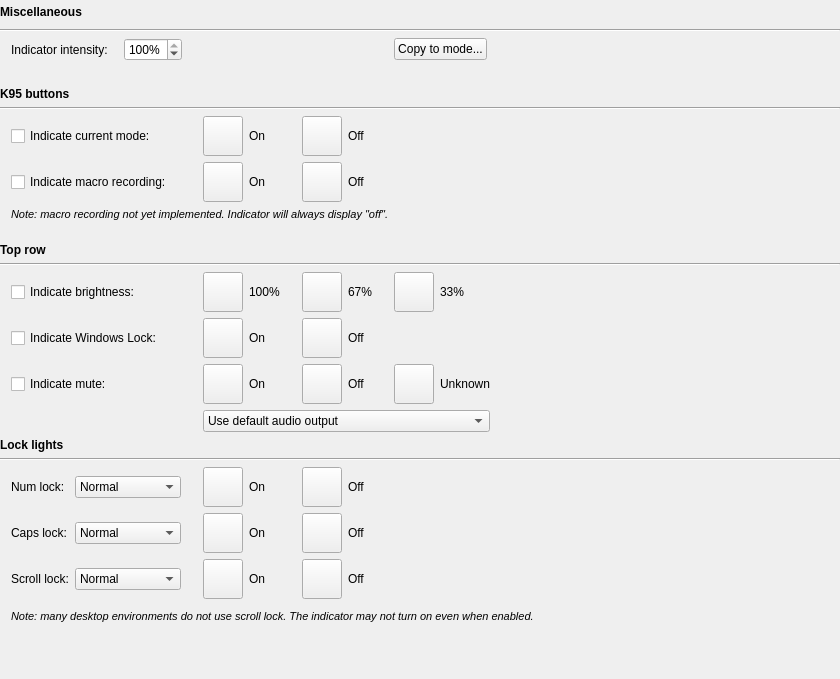
<?xml version="1.0" encoding="UTF-8"?>
<ui version="4.0">
 <class>KPerfWidget</class>
 <widget class="QWidget" name="KPerfWidget">
  <property name="geometry">
   <rect>
    <x>0</x>
    <y>0</y>
    <width>840</width>
    <height>679</height>
   </rect>
  </property>
  <property name="windowTitle">
   <string notr="true">Form</string>
  </property>
  <layout class="QGridLayout" name="gridLayout">
   <property name="leftMargin">
    <number>0</number>
   </property>
   <property name="topMargin">
    <number>0</number>
   </property>
   <property name="rightMargin">
    <number>0</number>
   </property>
   <property name="bottomMargin">
    <number>9</number>
   </property>
   <item row="22" column="5">
    <widget class="QLabel" name="label_20">
     <property name="text">
      <string>On</string>
     </property>
    </widget>
   </item>
   <item row="23" column="4">
    <widget class="ColorButton" name="scrollColorOn">
     <property name="sizePolicy">
      <sizepolicy hsizetype="Fixed" vsizetype="Fixed">
       <horstretch>0</horstretch>
       <verstretch>0</verstretch>
      </sizepolicy>
     </property>
     <property name="minimumSize">
      <size>
       <width>0</width>
       <height>40</height>
      </size>
     </property>
     <property name="maximumSize">
      <size>
       <width>16777215</width>
       <height>40</height>
      </size>
     </property>
     <property name="text">
      <string/>
     </property>
    </widget>
   </item>
   <item row="23" column="2">
    <widget class="QComboBox" name="scrollBox">
     <item>
      <property name="text">
       <string>Normal</string>
      </property>
     </item>
     <item>
      <property name="text">
       <string>Always on</string>
      </property>
     </item>
     <item>
      <property name="text">
       <string>Always off</string>
      </property>
     </item>
     <item>
      <property name="text">
       <string>RGB indicator</string>
      </property>
     </item>
     <item>
      <property name="text">
       <string>RGB + normal</string>
      </property>
     </item>
    </widget>
   </item>
   <item row="17" column="1" colspan="2">
    <widget class="QCheckBox" name="muteBox">
     <property name="text">
      <string>Indicate mute:</string>
     </property>
    </widget>
   </item>
   <item row="18" column="4" colspan="8">
    <widget class="QComboBox" name="muteDev">
     <item>
      <property name="text">
       <string>Use default audio output</string>
      </property>
     </item>
     <item>
       <property name="text">
        <string>Use default audio input</string>
       </property>
     </item>
    </widget>
   </item>
   <item row="2" column="0" colspan="13">
    <widget class="Line" name="line">
     <property name="orientation">
      <enum>Qt::Horizontal</enum>
     </property>
    </widget>
   </item>
   <item row="12" column="4">
    <widget class="QWidget" name="k95Spacer" native="true">
     <property name="sizePolicy">
      <sizepolicy hsizetype="Fixed" vsizetype="Fixed">
       <horstretch>0</horstretch>
       <verstretch>0</verstretch>
      </sizepolicy>
     </property>
     <property name="minimumSize">
      <size>
       <width>15</width>
       <height>10</height>
      </size>
     </property>
     <property name="maximumSize">
      <size>
       <width>15</width>
       <height>10</height>
      </size>
     </property>
    </widget>
   </item>
   <item row="17" column="3">
    <spacer name="horizontalSpacer_7">
     <property name="orientation">
      <enum>Qt::Horizontal</enum>
     </property>
     <property name="sizeType">
      <enum>QSizePolicy::Fixed</enum>
     </property>
     <property name="sizeHint" stdset="0">
      <size>
       <width>10</width>
       <height>20</height>
      </size>
     </property>
    </spacer>
   </item>
   <item row="23" column="5">
    <widget class="QLabel" name="label_21">
     <property name="text">
      <string>On</string>
     </property>
    </widget>
   </item>
   <item row="15" column="12">
    <spacer name="horizontalSpacer">
     <property name="orientation">
      <enum>Qt::Horizontal</enum>
     </property>
     <property name="sizeHint" stdset="0">
      <size>
       <width>40</width>
       <height>20</height>
      </size>
     </property>
    </spacer>
   </item>
   <item row="21" column="4">
    <widget class="ColorButton" name="numColorOn">
     <property name="sizePolicy">
      <sizepolicy hsizetype="Fixed" vsizetype="Fixed">
       <horstretch>0</horstretch>
       <verstretch>0</verstretch>
      </sizepolicy>
     </property>
     <property name="minimumSize">
      <size>
       <width>0</width>
       <height>40</height>
      </size>
     </property>
     <property name="maximumSize">
      <size>
       <width>16777215</width>
       <height>40</height>
      </size>
     </property>
     <property name="text">
      <string/>
     </property>
    </widget>
   </item>
   <item row="23" column="1">
    <widget class="QLabel" name="label_7">
     <property name="text">
      <string notr="true">Scroll lock:</string>
     </property>
    </widget>
   </item>
   <item row="21" column="8">
    <widget class="QLabel" name="label_22">
     <property name="text">
      <string>Off</string>
     </property>
    </widget>
   </item>
   <item row="17" column="4">
    <widget class="ColorButton" name="muteColorOn">
     <property name="sizePolicy">
      <sizepolicy hsizetype="Fixed" vsizetype="Fixed">
       <horstretch>0</horstretch>
       <verstretch>0</verstretch>
      </sizepolicy>
     </property>
     <property name="minimumSize">
      <size>
       <width>0</width>
       <height>40</height>
      </size>
     </property>
     <property name="maximumSize">
      <size>
       <width>16777215</width>
       <height>40</height>
      </size>
     </property>
     <property name="text">
      <string/>
     </property>
    </widget>
   </item>
   <item row="13" column="0" colspan="3">
    <widget class="QLabel" name="label_3">
     <property name="font">
      <font>
       <weight>75</weight>
       <bold>true</bold>
      </font>
     </property>
     <property name="text">
      <string>Top row</string>
     </property>
    </widget>
   </item>
   <item row="22" column="4">
    <widget class="ColorButton" name="capsColorOn">
     <property name="sizePolicy">
      <sizepolicy hsizetype="Fixed" vsizetype="Fixed">
       <horstretch>0</horstretch>
       <verstretch>0</verstretch>
      </sizepolicy>
     </property>
     <property name="minimumSize">
      <size>
       <width>0</width>
       <height>40</height>
      </size>
     </property>
     <property name="maximumSize">
      <size>
       <width>16777215</width>
       <height>40</height>
      </size>
     </property>
     <property name="text">
      <string/>
     </property>
    </widget>
   </item>
   <item row="20" column="0" colspan="13">
    <widget class="Line" name="line_3">
     <property name="orientation">
      <enum>Qt::Horizontal</enum>
     </property>
    </widget>
   </item>
   <item row="15" column="1" colspan="2">
    <widget class="QCheckBox" name="lightBox">
     <property name="text">
      <string>Indicate brightness:</string>
     </property>
    </widget>
   </item>
   <item row="21" column="7">
    <widget class="ColorButton" name="numColorOff">
     <property name="sizePolicy">
      <sizepolicy hsizetype="Fixed" vsizetype="Fixed">
       <horstretch>0</horstretch>
       <verstretch>40</verstretch>
      </sizepolicy>
     </property>
     <property name="maximumSize">
      <size>
       <width>16777215</width>
       <height>40</height>
      </size>
     </property>
     <property name="text">
      <string/>
     </property>
    </widget>
   </item>
   <item row="9" column="1" colspan="2">
    <widget class="QCheckBox" name="modeBox">
     <property name="text">
      <string>Indicate current mode:</string>
     </property>
    </widget>
   </item>
   <item row="21" column="5">
    <widget class="QLabel" name="label_19">
     <property name="text">
      <string>On</string>
     </property>
    </widget>
   </item>
   <item row="17" column="9">
    <spacer name="horizontalSpacer_6">
     <property name="orientation">
      <enum>Qt::Horizontal</enum>
     </property>
     <property name="sizeType">
      <enum>QSizePolicy::Fixed</enum>
     </property>
     <property name="sizeHint" stdset="0">
      <size>
       <width>10</width>
       <height>20</height>
      </size>
     </property>
    </spacer>
   </item>
   <item row="9" column="4">
    <widget class="ColorButton" name="modeColorOn">
     <property name="sizePolicy">
      <sizepolicy hsizetype="Fixed" vsizetype="Fixed">
       <horstretch>0</horstretch>
       <verstretch>0</verstretch>
      </sizepolicy>
     </property>
     <property name="minimumSize">
      <size>
       <width>0</width>
       <height>40</height>
      </size>
     </property>
     <property name="maximumSize">
      <size>
       <width>16777215</width>
       <height>40</height>
      </size>
     </property>
     <property name="text">
      <string/>
     </property>
    </widget>
   </item>
   <item row="15" column="11">
    <widget class="QLabel" name="label_18">
     <property name="text">
      <string notr="true">33%</string>
     </property>
    </widget>
   </item>
   <item row="15" column="8">
    <widget class="QLabel" name="label_16">
     <property name="text">
      <string notr="true">67%</string>
     </property>
    </widget>
   </item>
   <item row="1" column="0" colspan="13">
    <widget class="QLabel" name="label">
     <property name="sizePolicy">
      <sizepolicy hsizetype="Preferred" vsizetype="Minimum">
       <horstretch>0</horstretch>
       <verstretch>0</verstretch>
      </sizepolicy>
     </property>
     <property name="minimumSize">
      <size>
       <width>0</width>
       <height>23</height>
      </size>
     </property>
     <property name="font">
      <font>
       <weight>75</weight>
       <bold>true</bold>
      </font>
     </property>
     <property name="text">
      <string>Miscellaneous</string>
     </property>
    </widget>
   </item>
   <item row="17" column="6">
    <spacer name="horizontalSpacer_5">
     <property name="orientation">
      <enum>Qt::Horizontal</enum>
     </property>
     <property name="sizeType">
      <enum>QSizePolicy::Fixed</enum>
     </property>
     <property name="sizeHint" stdset="0">
      <size>
       <width>10</width>
       <height>20</height>
      </size>
     </property>
    </spacer>
   </item>
   <item row="15" column="0">
    <spacer name="horizontalSpacer_2">
     <property name="orientation">
      <enum>Qt::Horizontal</enum>
     </property>
     <property name="sizeType">
      <enum>QSizePolicy::Fixed</enum>
     </property>
     <property name="sizeHint" stdset="0">
      <size>
       <width>5</width>
       <height>20</height>
      </size>
     </property>
    </spacer>
   </item>
   <item row="22" column="8">
    <widget class="QLabel" name="label_23">
     <property name="text">
      <string>Off</string>
     </property>
    </widget>
   </item>
   <item row="23" column="7">
    <widget class="ColorButton" name="scrollColorOff">
     <property name="sizePolicy">
      <sizepolicy hsizetype="Fixed" vsizetype="Fixed">
       <horstretch>0</horstretch>
       <verstretch>0</verstretch>
      </sizepolicy>
     </property>
     <property name="minimumSize">
      <size>
       <width>0</width>
       <height>40</height>
      </size>
     </property>
     <property name="maximumSize">
      <size>
       <width>16777215</width>
       <height>40</height>
      </size>
     </property>
     <property name="text">
      <string/>
     </property>
    </widget>
   </item>
   <item row="15" column="7">
    <widget class="ColorButton" name="lightColor2">
     <property name="sizePolicy">
      <sizepolicy hsizetype="Fixed" vsizetype="Fixed">
       <horstretch>0</horstretch>
       <verstretch>0</verstretch>
      </sizepolicy>
     </property>
     <property name="minimumSize">
      <size>
       <width>0</width>
       <height>40</height>
      </size>
     </property>
     <property name="maximumSize">
      <size>
       <width>16777215</width>
       <height>40</height>
      </size>
     </property>
     <property name="text">
      <string/>
     </property>
    </widget>
   </item>
   <item row="21" column="1">
    <widget class="QLabel" name="label_5">
     <property name="text">
      <string notr="true">Num lock:</string>
     </property>
    </widget>
   </item>
   <item row="16" column="7">
    <widget class="ColorButton" name="lockColorOff">
     <property name="sizePolicy">
      <sizepolicy hsizetype="Fixed" vsizetype="Fixed">
       <horstretch>0</horstretch>
       <verstretch>0</verstretch>
      </sizepolicy>
     </property>
     <property name="minimumSize">
      <size>
       <width>0</width>
       <height>40</height>
      </size>
     </property>
     <property name="maximumSize">
      <size>
       <width>16777215</width>
       <height>40</height>
      </size>
     </property>
     <property name="text">
      <string/>
     </property>
    </widget>
   </item>
   <item row="23" column="8">
    <widget class="QLabel" name="label_24">
     <property name="text">
      <string>Off</string>
     </property>
    </widget>
   </item>
   <item row="9" column="8">
    <widget class="QLabel" name="k95Label3">
     <property name="text">
      <string>Off</string>
     </property>
    </widget>
   </item>
   <item row="10" column="1" colspan="2">
    <widget class="QCheckBox" name="macroBox">
     <property name="text">
      <string>Indicate macro recording:</string>
     </property>
    </widget>
   </item>
   <item row="10" column="7">
    <widget class="ColorButton" name="macroColorOff">
     <property name="sizePolicy">
      <sizepolicy hsizetype="Minimum" vsizetype="Fixed">
       <horstretch>0</horstretch>
       <verstretch>40</verstretch>
      </sizepolicy>
     </property>
     <property name="minimumSize">
      <size>
       <width>0</width>
       <height>40</height>
      </size>
     </property>
     <property name="text">
      <string/>
     </property>
    </widget>
   </item>
   <item row="21" column="2">
    <widget class="QComboBox" name="numBox">
     <item>
      <property name="text">
       <string>Normal</string>
      </property>
     </item>
     <item>
      <property name="text">
       <string>Always on</string>
      </property>
     </item>
     <item>
      <property name="text">
       <string>Always off</string>
      </property>
     </item>
     <item>
      <property name="text">
       <string>RGB indicator</string>
      </property>
     </item>
     <item>
      <property name="text">
       <string>RGB + normal</string>
      </property>
     </item>
    </widget>
   </item>
   <item row="16" column="1" colspan="2">
    <widget class="QCheckBox" name="lockBox">
     <property name="text">
      <string>Indicate Windows Lock:</string>
     </property>
    </widget>
   </item>
   <item row="3" column="10" colspan="3">
    <layout class="QHBoxLayout" name="horizontalLayout_2">
     <item>
      <widget class="QPushButton" name="copyButton">
       <property name="text">
        <string>Copy to mode...</string>
       </property>
      </widget>
     </item>
     <item>
      <spacer name="horizontalSpacer_8">
       <property name="orientation">
        <enum>Qt::Horizontal</enum>
       </property>
       <property name="sizeHint" stdset="0">
        <size>
         <width>40</width>
         <height>20</height>
        </size>
       </property>
      </spacer>
     </item>
    </layout>
   </item>
   <item row="16" column="4">
    <widget class="ColorButton" name="lockColorOn">
     <property name="sizePolicy">
      <sizepolicy hsizetype="Fixed" vsizetype="Fixed">
       <horstretch>0</horstretch>
       <verstretch>0</verstretch>
      </sizepolicy>
     </property>
     <property name="minimumSize">
      <size>
       <width>0</width>
       <height>40</height>
      </size>
     </property>
     <property name="maximumSize">
      <size>
       <width>16777215</width>
       <height>40</height>
      </size>
     </property>
     <property name="text">
      <string/>
     </property>
    </widget>
   </item>
   <item row="14" column="0" colspan="13">
    <widget class="Line" name="line_2">
     <property name="orientation">
      <enum>Qt::Horizontal</enum>
     </property>
    </widget>
   </item>
   <item row="9" column="5">
    <widget class="QLabel" name="k95Label2">
     <property name="text">
      <string>On</string>
     </property>
    </widget>
   </item>
   <item row="22" column="2">
    <widget class="QComboBox" name="capsBox">
     <item>
      <property name="text">
       <string>Normal</string>
      </property>
     </item>
     <item>
      <property name="text">
       <string>Always on</string>
      </property>
     </item>
     <item>
      <property name="text">
       <string>Always off</string>
      </property>
     </item>
     <item>
      <property name="text">
       <string>RGB indicator</string>
      </property>
     </item>
     <item>
      <property name="text">
       <string>RGB + normal</string>
      </property>
     </item>
    </widget>
   </item>
   <item row="24" column="4">
    <spacer name="verticalSpacer_4">
     <property name="orientation">
      <enum>Qt::Vertical</enum>
     </property>
     <property name="sizeType">
      <enum>QSizePolicy::Fixed</enum>
     </property>
     <property name="sizeHint" stdset="0">
      <size>
       <width>0</width>
       <height>5</height>
      </size>
     </property>
    </spacer>
   </item>
   <item row="10" column="8">
    <widget class="QLabel" name="k95Label5">
     <property name="text">
      <string>Off</string>
     </property>
    </widget>
   </item>
   <item row="22" column="7">
    <widget class="ColorButton" name="capsColorOff">
     <property name="sizePolicy">
      <sizepolicy hsizetype="Fixed" vsizetype="Fixed">
       <horstretch>0</horstretch>
       <verstretch>0</verstretch>
      </sizepolicy>
     </property>
     <property name="minimumSize">
      <size>
       <width>0</width>
       <height>40</height>
      </size>
     </property>
     <property name="maximumSize">
      <size>
       <width>16777215</width>
       <height>40</height>
      </size>
     </property>
     <property name="text">
      <string/>
     </property>
    </widget>
   </item>
   <item row="19" column="0" colspan="13">
    <widget class="QLabel" name="label_4">
     <property name="font">
      <font>
       <weight>75</weight>
       <bold>true</bold>
      </font>
     </property>
     <property name="text">
      <string>Lock lights</string>
     </property>
    </widget>
   </item>
   <item row="22" column="1">
    <widget class="QLabel" name="label_6">
     <property name="text">
      <string notr="true">Caps lock:</string>
     </property>
    </widget>
   </item>
   <item row="16" column="5">
    <widget class="QLabel" name="label_11">
     <property name="text">
      <string>On</string>
     </property>
    </widget>
   </item>
   <item row="17" column="8">
    <widget class="QLabel" name="label_14">
     <property name="text">
      <string>Off</string>
     </property>
    </widget>
   </item>
   <item row="10" column="4">
    <widget class="ColorButton" name="macroColorOn">
     <property name="sizePolicy">
      <sizepolicy hsizetype="Minimum" vsizetype="Fixed">
       <horstretch>0</horstretch>
       <verstretch>40</verstretch>
      </sizepolicy>
     </property>
     <property name="minimumSize">
      <size>
       <width>0</width>
       <height>40</height>
      </size>
     </property>
     <property name="text">
      <string/>
     </property>
    </widget>
   </item>
   <item row="17" column="7">
    <widget class="ColorButton" name="muteColorOff">
     <property name="sizePolicy">
      <sizepolicy hsizetype="Fixed" vsizetype="Fixed">
       <horstretch>0</horstretch>
       <verstretch>0</verstretch>
      </sizepolicy>
     </property>
     <property name="minimumSize">
      <size>
       <width>0</width>
       <height>40</height>
      </size>
     </property>
     <property name="maximumSize">
      <size>
       <width>16777215</width>
       <height>40</height>
      </size>
     </property>
     <property name="text">
      <string/>
     </property>
    </widget>
   </item>
   <item row="11" column="1" colspan="10">
    <widget class="QLabel" name="k95Label6">
     <property name="font">
      <font>
       <pointsize>8</pointsize>
       <italic>true</italic>
      </font>
     </property>
     <property name="text">
      <string>Note: macro recording not yet implemented. Indicator will always display &quot;off&quot;.</string>
     </property>
    </widget>
   </item>
   <item row="15" column="10">
    <widget class="ColorButton" name="lightColor1">
     <property name="sizePolicy">
      <sizepolicy hsizetype="Fixed" vsizetype="Fixed">
       <horstretch>0</horstretch>
       <verstretch>0</verstretch>
      </sizepolicy>
     </property>
     <property name="minimumSize">
      <size>
       <width>0</width>
       <height>40</height>
      </size>
     </property>
     <property name="maximumSize">
      <size>
       <width>16777215</width>
       <height>40</height>
      </size>
     </property>
     <property name="text">
      <string/>
     </property>
    </widget>
   </item>
   <item row="16" column="8">
    <widget class="QLabel" name="label_15">
     <property name="text">
      <string>Off</string>
     </property>
    </widget>
   </item>
   <item row="9" column="7">
    <widget class="ColorButton" name="modeColorOff">
     <property name="sizePolicy">
      <sizepolicy hsizetype="Fixed" vsizetype="Fixed">
       <horstretch>0</horstretch>
       <verstretch>0</verstretch>
      </sizepolicy>
     </property>
     <property name="minimumSize">
      <size>
       <width>0</width>
       <height>40</height>
      </size>
     </property>
     <property name="maximumSize">
      <size>
       <width>16777215</width>
       <height>40</height>
      </size>
     </property>
     <property name="text">
      <string/>
     </property>
    </widget>
   </item>
   <item row="18" column="4">
    <spacer name="verticalSpacer_3">
     <property name="orientation">
      <enum>Qt::Vertical</enum>
     </property>
     <property name="sizeType">
      <enum>QSizePolicy::Fixed</enum>
     </property>
     <property name="sizeHint" stdset="0">
      <size>
       <width>20</width>
       <height>20</height>
      </size>
     </property>
    </spacer>
   </item>
   <item row="15" column="5">
    <widget class="QLabel" name="label_10">
     <property name="text">
      <string notr="true">100%</string>
     </property>
    </widget>
   </item>
   <item row="17" column="5">
    <widget class="QLabel" name="label_12">
     <property name="text">
      <string>On</string>
     </property>
    </widget>
   </item>
   <item row="8" column="0" colspan="13">
    <widget class="Line" name="k95Line">
     <property name="orientation">
      <enum>Qt::Horizontal</enum>
     </property>
    </widget>
   </item>
   <item row="17" column="11">
    <widget class="QLabel" name="label_17">
     <property name="text">
      <string>Unknown</string>
     </property>
    </widget>
   </item>
   <item row="26" column="2">
    <spacer name="verticalSpacer">
     <property name="orientation">
      <enum>Qt::Vertical</enum>
     </property>
     <property name="sizeHint" stdset="0">
      <size>
       <width>20</width>
       <height>40</height>
      </size>
     </property>
    </spacer>
   </item>
   <item row="10" column="5">
    <widget class="QLabel" name="k95Label4">
     <property name="text">
      <string>On</string>
     </property>
    </widget>
   </item>
   <item row="7" column="0" colspan="5">
    <widget class="QLabel" name="k95Label1">
     <property name="font">
      <font>
       <weight>75</weight>
       <bold>true</bold>
      </font>
     </property>
     <property name="text">
      <string>K95 buttons</string>
     </property>
    </widget>
   </item>
   <item row="25" column="1" colspan="12">
    <widget class="QLabel" name="label_8">
     <property name="font">
      <font>
       <pointsize>8</pointsize>
       <italic>true</italic>
      </font>
     </property>
     <property name="text">
      <string>Note: many desktop environments do not use scroll lock. The indicator may not turn on even when enabled.</string>
     </property>
    </widget>
   </item>
   <item row="15" column="4">
    <widget class="ColorButton" name="lightColor3">
     <property name="sizePolicy">
      <sizepolicy hsizetype="Fixed" vsizetype="Fixed">
       <horstretch>0</horstretch>
       <verstretch>0</verstretch>
      </sizepolicy>
     </property>
     <property name="minimumSize">
      <size>
       <width>0</width>
       <height>40</height>
      </size>
     </property>
     <property name="maximumSize">
      <size>
       <width>16777215</width>
       <height>40</height>
      </size>
     </property>
     <property name="text">
      <string/>
     </property>
    </widget>
   </item>
   <item row="4" column="1">
    <spacer name="verticalSpacer_2">
     <property name="orientation">
      <enum>Qt::Vertical</enum>
     </property>
     <property name="sizeType">
      <enum>QSizePolicy::Fixed</enum>
     </property>
     <property name="sizeHint" stdset="0">
      <size>
       <width>20</width>
       <height>20</height>
      </size>
     </property>
    </spacer>
   </item>
   <item row="17" column="10">
    <widget class="ColorButton" name="muteColorNA">
     <property name="minimumSize">
      <size>
       <width>0</width>
       <height>40</height>
      </size>
     </property>
     <property name="maximumSize">
      <size>
       <width>16777215</width>
       <height>40</height>
      </size>
     </property>
     <property name="toolTip">
      <string>If the sound device does not support muting, or if mute status is unknown, this color will be displayed.</string>
     </property>
     <property name="text">
      <string/>
     </property>
    </widget>
   </item>
   <item row="3" column="1" colspan="9">
    <layout class="QHBoxLayout" name="horizontalLayout">
     <item>
      <widget class="QLabel" name="label_2">
       <property name="text">
        <string>Indicator intensity:</string>
       </property>
      </widget>
     </item>
     <item>
      <spacer name="horizontalSpacer_4">
       <property name="orientation">
        <enum>Qt::Horizontal</enum>
       </property>
       <property name="sizeType">
        <enum>QSizePolicy::Fixed</enum>
       </property>
       <property name="sizeHint" stdset="0">
        <size>
         <width>10</width>
         <height>20</height>
        </size>
       </property>
      </spacer>
     </item>
     <item>
      <widget class="QSpinBox" name="intensityBox">
       <property name="suffix">
        <string notr="true">%</string>
       </property>
       <property name="maximum">
        <number>100</number>
       </property>
       <property name="value">
        <number>100</number>
       </property>
      </widget>
     </item>
     <item>
      <spacer name="horizontalSpacer_3">
       <property name="orientation">
        <enum>Qt::Horizontal</enum>
       </property>
       <property name="sizeHint" stdset="0">
        <size>
         <width>40</width>
         <height>20</height>
        </size>
       </property>
      </spacer>
     </item>
    </layout>
   </item>
  </layout>
 </widget>
 <customwidgets>
  <customwidget>
   <class>ColorButton</class>
   <extends>QPushButton</extends>
   <header>colorbutton.h</header>
  </customwidget>
 </customwidgets>
 <tabstops>
  <tabstop>intensityBox</tabstop>
  <tabstop>copyButton</tabstop>
  <tabstop>modeBox</tabstop>
  <tabstop>modeColorOn</tabstop>
  <tabstop>modeColorOff</tabstop>
  <tabstop>macroBox</tabstop>
  <tabstop>macroColorOn</tabstop>
  <tabstop>macroColorOff</tabstop>
  <tabstop>lightBox</tabstop>
  <tabstop>lightColor3</tabstop>
  <tabstop>lightColor2</tabstop>
  <tabstop>lightColor1</tabstop>
  <tabstop>lockBox</tabstop>
  <tabstop>lockColorOn</tabstop>
  <tabstop>lockColorOff</tabstop>
  <tabstop>muteBox</tabstop>
  <tabstop>muteColorOn</tabstop>
  <tabstop>muteColorOff</tabstop>
  <tabstop>muteColorNA</tabstop>
  <tabstop>numBox</tabstop>
  <tabstop>numColorOn</tabstop>
  <tabstop>numColorOff</tabstop>
  <tabstop>capsBox</tabstop>
  <tabstop>capsColorOn</tabstop>
  <tabstop>capsColorOff</tabstop>
  <tabstop>scrollBox</tabstop>
  <tabstop>scrollColorOn</tabstop>
  <tabstop>scrollColorOff</tabstop>
 </tabstops>
 <resources/>
 <connections/>
</ui>
